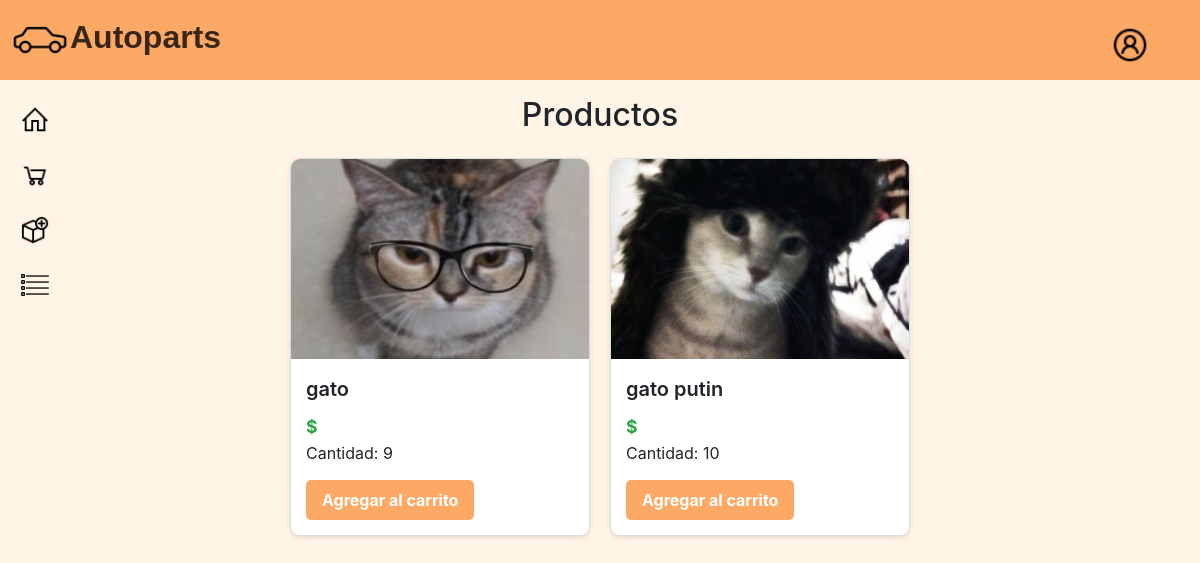
/lista2/, run on an earlier commit of the app's database.
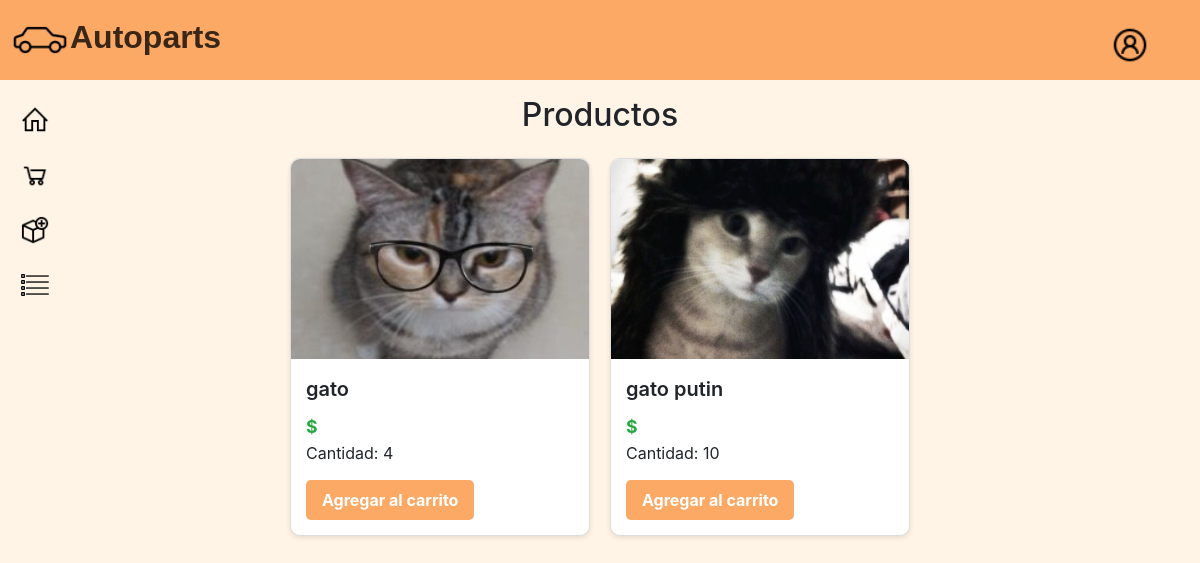
And on a later commit of the database.
### app/models.py (models this page shows, shortened)
class Stock(models.Model):
    local = models.ForeignKey(Local, on_delete=models.CASCADE, related_name='stocks')
    producto = models.ForeignKey(Producto, on_delete=models.CASCADE, related_name='stocks')
    cantidad = models.PositiveIntegerField(default=0)  # Cantidad disponible de este producto en el local
    class Meta:
        unique_together = ('local', 'producto')  # Evitar duplicados, asegurando que no haya dos entradas para el mismo producto en un mismo local

class Producto(models.Model):
    id_producto = models.AutoField(primary_key=True)
    familia = models.ForeignKey(FamiliaProducto, on_delete=models.CASCADE, related_name='productos')
    nombre = models.CharField(max_length=150)
    precio_minorista = models.IntegerField()
    precio_mayorista = models.IntegerField(default=0)
    descripcion = models.TextField(blank=True)
    fecha_fabricacion = models.DateField(null=True, blank=True)
    imagen = models.ImageField(upload_to="productos", null=True, blank=True)
    stock_minimo = models.PositiveIntegerField(default=5)
    class Meta:
        db_table = 'app_producto'  # asegura que Django use tabla existente

### app/views.py (the view)
# urls.py: path('lista2/', lista2, name="lista2"),
def lista2(request):
    stocks = Stock.objects.select_related('producto', 'local').all()
    return render(request, 'crud/lista2.html', {'stocks': stocks})

### app/templates/crud/lista2.html
{% extends 'app/base.html' %}
{% load static %}
{% load humanize %}
{% block css %}
<link rel="stylesheet" href="https://stackpath.bootstrapcdn.com/bootstrap/4.5.2/css/bootstrap.min.css">
<link rel="stylesheet" href="{% static 'app/css/edit.css' %}">
{% endblock %}
{% block contenido %}
<div class="navbar-main" style="top: 0;">
      <div class="logo">
          <img src="{% static 'app/image/car.png' %}" alt="logo" height="60px">Autoparts
      </div>
      <div class="acnt">
         <div><a href=""><img src="{% static 'app/image/account.png' %}" alt="" width="30px"></a></div>
      </div>
      <div class="lateral-bar">
         <div><a href="{% url 'home' %}"><img src="{% static 'app/image/home.png' %}" alt="" width="30px"></a></div>
         <div><a href="{% url 'shoppingcart' %}"><img src="{% static 'app/image/shoppingcart.png' %}" alt="" width="30px"></a></div>
         <div><a href="{% url 'agregar' %}"><img src="{% static 'app/image/addproduct.png' %}" alt="" width="30px"></a></div>
         <div><a href="{% url 'lista2' %}"><img src="{% static 'app/image/list.png' %}" alt="" width="30px"></a></div>
     </div>
  </div>
<div class="container my-4 pt-5">
    <h2 class="text-center my-4">Productos</h2>
    <div class="product-grid">
    {% for stock in stocks %}
  <div class="product-card">
    {% if stock.producto.imagen %}
        <img src="{{ stock.producto.imagen.url }}" alt="{{ stock.producto.nombre }}" class="product-image">
    {% else %}
        <img src="{% static 'app/image/default-product.jpg' %}" alt="Imagen por defecto" class="product-image">
    {% endif %}
    <div class="product-details">
      <div class="product-name">{{ stock.producto.nombre }}</div>
      <div class="product-price">${{ stock.producto.precio }}</div>
      <div>Cantidad: {{ stock.cantidad }}</div>
      <div class="product-actions">
        <a href="{% url 'shoppingcart' %}" class="button add-to-cart">Agregar al carrito</a>
      </div>
    </div>
  </div>
{% empty %}
  <p>No hay stocks disponibles.</p>
    {% endfor %}
    </div>
</div>
{% endblock %}

What changed in the data, as far as the page shows it:
changed Stock "gato": cantidad "9" → "4"
